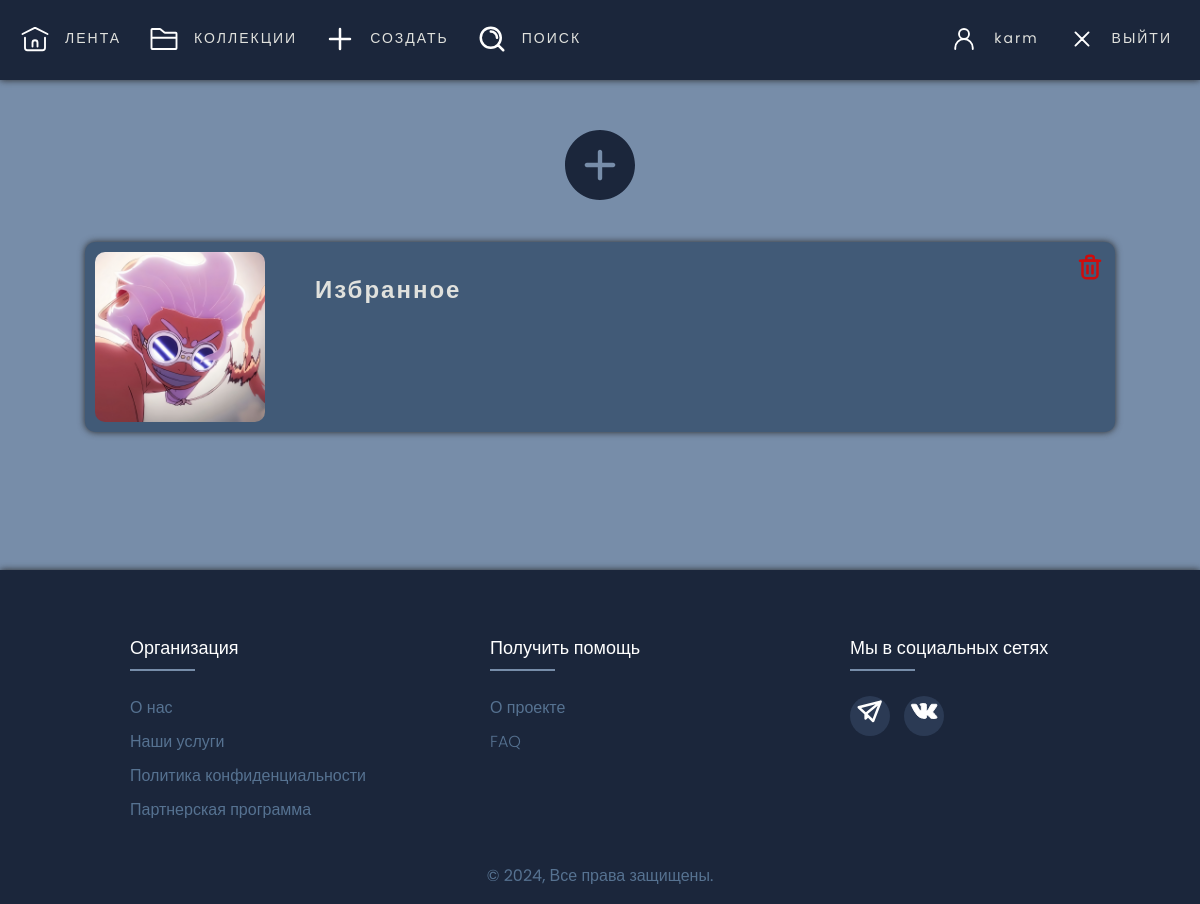
The page /collections/ (signed in) on the database its author committed.
### website/models.py (models this page shows, shortened)
class Collections(models.Model):
    title = models.CharField(max_length=18)
    author = models.ForeignKey('Profile', on_delete=models.CASCADE)
    collection_image = models.ImageField(upload_to='collections/', default='collections/favorites.jpg')
    def get_absolute_url(self):
        return reverse('collection', kwargs={'collection_id': self.pk})

### website/views.py (the view)
# urls.py: path('collections/', CollectionsPage.as_view(), name='collections'),
@method_decorator(login_required, name='dispatch')
class CollectionsPage(ListView):
    model = Collections
    template_name = 'website/collections.html'
    context_object_name = 'collections'
    def get_context_data(self, *, object_list=None, **kwargs):
        context = super().get_context_data(**kwargs)
        context['page_title'] = 'Коллекции'
        context['main_menu'] = main_menu
        context['user_menu'] = user_menu
        return context
    def get_queryset(self):
        return Collections.objects.filter(author=self.request.user.profile)

### website/models.py (called while the page is built)
    def get_absolute_url(self):
        return reverse('profile', kwargs={'profile_id': self.pk})

### website/templates/website/collections.html
{% extends 'website/base.html' %}
{% load static %}
{% block content %}
    <div class="add-collection">
        <a href="{% url 'add_collection' %}">
            <img style="width: 70px; height: 70px;" src="{% static 'website/logos/plus_01.svg' %}">
        </a>
    </div>
    <div class="collections-wrapper">
        {% for collection in collections %}
            <div class="collection">
                <figure>
                <a class="collection-link" href="{{ collection.get_absolute_url }}"><img src="{{ collection.collection_image.url }}" alt>
                    <span>{{ collection.title }}</span>
                </a>
                <a class="delete-collection" href="{% url 'collection_delete' collection.id %}">
                    <img style="width: 30px; height: 30px;" src="{% static 'website/logos/remove.svg' %}"
                         alt="{{ prof_menu.1.alt }}"/>
                </a>
                </figure>
            </div>
        {% endfor %}
    </div>
{% endblock %}

### website/templates/website/base.html (shortened to what this page needs)
<!DOCTYPE html>
{% load static %}
<html lang="ru">
<head>
    <link type="text/css" href="{% static 'website/css/style.css' %}" rel="stylesheet"/>
</head>
<body>
<header>
    <ul class="nav">
        {% if request.user.is_authenticated %}
            {% for item in main_menu %}
                <li class="nav-item">
                    <img src="{% static item.logo_src %}" alt="{{ item.alt }}"/>
                    <a href="{% url item.href %}">{{ item.name }}</a>
                </li>
            {% endfor %}
            <li class="nav-item prev-last profile-name">
                <img src="{% static 'website/logos/user-profile.svg' %}" alt="{{ user_menu.0.alt }}">
                <a href="{{ request.user.profile.get_absolute_url }}">{{ user.username }}</a>
            </li>
            <li class="nav-item last">
                <img src="{% static 'website/logos/logout.svg' %}" alt="{{ user_menu.1.alt }}"/>
                <a href="{% url 'users:logout' %}">Выйти</a>
            </li>
        {% endif %}
    </ul>
</header>
<div class="content">
    {% block content %}
    {% endblock %}
</div>
<footer>
    <div class="footer">
        <div class="container">
            <div class="row">
                <div class="footer-col">
                    <h4>Организация</h4>
                    <ul>
                        <li><a href="#">О нас</a></li>
                        <li><a href="#">Наши услуги</a></li>
                        <li><a href="#">Политика конфиденциальности</a></li>
                        <li><a href="#">Партнерская программа</a></li>
                    </ul>
                </div>
                <div class="footer-col">
                    <h4>Получить помощь</h4>
                    <ul>
                        <li><a href="{% url 'about_project' %}">О проекте</a></li>
                        <li><a href="https://t.me/+5qva6NCl0TpmM2Ji">FAQ</a></li>
                    </ul>
                </div>
                <div class="footer-col">
                    <h4>Мы в социальных сетях</h4>
                    <div class="social-links">
                        <a href="#"><img style="width: 30px; height: 30px;"
                                         src="{% static 'website/logos/tg_logo.svg' %}" alt="Поделиться ТГ"/></a>
                        <a href="https://vk.com/0dude0_0"><img style="width: 30px; height: 30px;"
                                         src="{% static 'website/logos/vk_logo.svg' %}"</a>
                    </div>
                </div>
            </div>
        </div>
    </div>
    <div class="footer-bottom">
        <p>© 2024, Все права защищены.</p>
    </div>
</footer>
</body>
</html>

### website/static/website/css/style.css (style rules this page uses)
body { background-color: #778da9; color: white; font-size: 16px; margin: 0; overflow-y: scroll; line-height: 1.5; font-family: 'Poppins', sans-serif; }
header { text-transform: uppercase; letter-spacing: 2px; background-color: #1b263b; height: 80px; margin-bottom: 50px; margin-right: 0; box-shadow: 0 0 7px rgb(41, 41, 41); position: sticky; top: 0; z-index: 10; }
.nav { padding: 20px; max-width: 1280px; margin: auto; display: flex; align-items: center; }
.nav-item { display: inline-flex; list-style: none; padding-right: 20px; align-items: center; }
.nav-item img { width: 30px; height: 30px; pointer-events: none; }
.nav-item a { font-size: 14px; padding: 8px; color: #e0e1dd; text-decoration: none; margin-left: 7px; transition: background-color 0.4s ease, border-radius 0.4s ease; }
.prev-last { padding-right: 0; margin-left: auto; }
.last { margin-left: 20px; padding-right: 0; }
.profile-name { text-transform: none; }
.content { min-height: 50vh; display: flex; flex-direction: column; }
a { text-decoration: none; }
.add-collection { margin: 0 auto 10px; transition: transform 0.3s ease-in-out; }
.row { display: flex; flex-wrap: wrap; }
ul { list-style: none; }
.footer { box-shadow: 0 0 7px rgb(41, 41, 41); margin-top: 40px; background-color: #1b263b; padding: 40px 0 10px 0; display: flex; justify-content: center; align-items: center; }
.footer-col { width: 300px; padding: 0 30px; }
.footer-col h4 { margin-left: 40px; font-size: 18px; color: #ffffff; margin-bottom: 35px; font-weight: 500; position: relative; }
.footer-col h4::before { content: ''; position: absolute; left: 0; bottom: -10px; background-color: #778da9; height: 2px; box-sizing: border-box; width: 65px; }
.footer-col ul li:not(:last-child) { margin-bottom: 10px; padding: 0; }
.footer-col ul li a { font-size: 16px; text-decoration: none; font-weight: 300; color: #567291; display: block; transition: all 0.3s ease; }
.social-links { padding-left: 40px; }
.footer-col .social-links a { display: inline-block; height: 40px; width: 40px; background-color: #2B3A54; margin: 0 10px 10px 0; text-align: center; line-height: 40px; border-radius: 50%; color: #ffffff; transition: all 0.8s ease; }
.footer-bottom { color: #567291; display: flex; justify-content: center; align-items: center; background-color: #1b263b; }
.collections-wrapper { margin: 0 auto; width: 90%; max-width: 1280px; }
.collections-wrapper figure { display: flex; padding: 10px; background-color: #415a77; border-radius: 10px; box-shadow: 0 0 7px rgb(41, 41, 41); transition: background-color 0.8s ease, transform 0.3s ease-in-out; margin: 25px; }
.collection-link { width: 100%; height: 100%; display: flex; font-size: 24px; color: #e0e1dd; text-decoration: none; font-weight: 900; letter-spacing: 2px; }
.collection-link span { margin: 20px 50px; }
.collections-wrapper img { object-fit: cover; width: 170px; height: 170px; border-radius: 10px; }
.delete-collection { transition: transform 0.3s ease-in-out; display: flex; align-item: center; justify-content: center; }

### rows shown on the page
Collections: collection_image (picture), title "Избранное"

### other values the page prints
{{ item.name }} "ЛЕНТА" "КОЛЛЕКЦИИ" "СОЗДАТЬ" "ПОИСК"
{{ user.username }} "karm"
